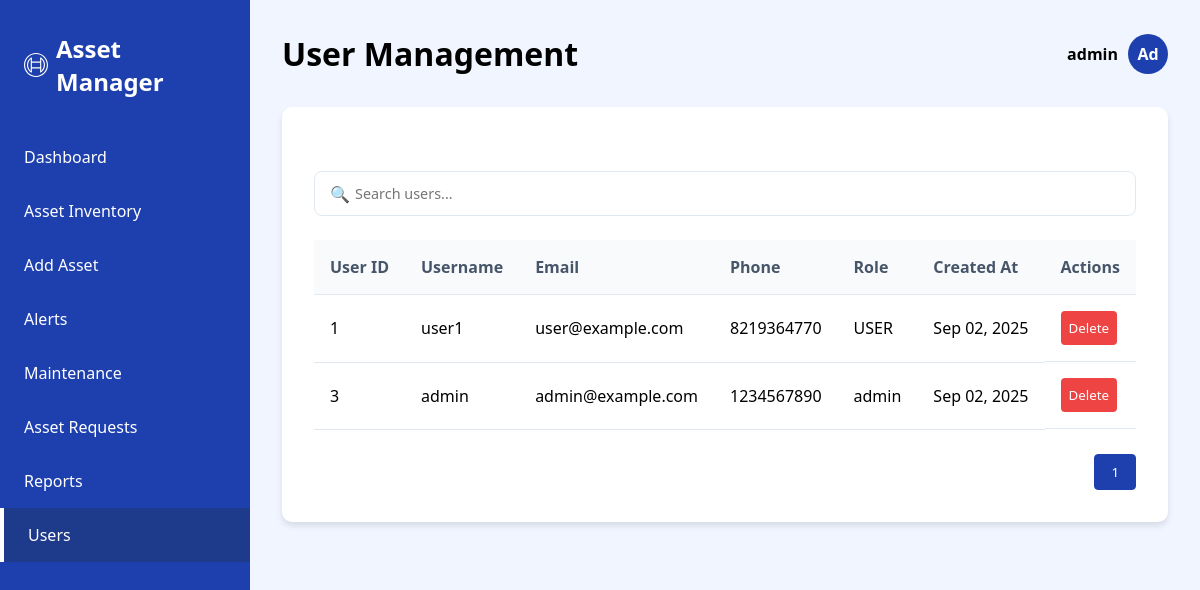
Screenshot of /users/ (signed in) with the database file from the repository.
### app/models.py (models this page shows)
class User(models.Model):
    UserId = models.AutoField(primary_key=True)
    username = models.CharField(max_length=255)
    password_hash = models.CharField(max_length=255)
    email = models.EmailField(unique=True)
    phone = models.CharField(
        max_length=15,
        validators=[RegexValidator(r'^\+?\d{10,15}$', message="Enter a valid phone number.")],
        null=True,
        blank=True
    )
    role = models.CharField(max_length=50, default='USER')
    created_at = models.DateTimeField(default=now)
    last_login = models.DateTimeField(null=True, blank=True)
    REQUIRED_FIELDS = ['email', 'role', 'password']
    def __str__(self):
        return f"UserID: {self.UserId}"
    class Meta:
        db_table = 'user'

### app/views.py (the view)
# urls.py: path('users/', views.user_management, name='user_management'),
def user_management(request):
    user_id = request.session.get('user_id')
    if not user_id:
        return redirect('login')  # Redirect if not logged in
    user = User.objects.get(UserId=user_id)
    user_list = User.objects.all().order_by('UserId')
    page = request.GET.get('page', 1)
    paginator = Paginator(user_list, 10)  # Show 10 users per page
    try:
        users = paginator.page(page)
    except PageNotAnInteger:
        users = paginator.page(1)
    except EmptyPage:
        users = paginator.page(paginator.num_pages)
    context = {
        'users': users,
        'user':user,
    }
    return render(request, 'admin/user_management.html', context)

### templates/admin/user_management.html (shortened to what this page needs)
<!DOCTYPE html>
<html lang="en">
<head>
</head>
<body>
    <div class="dashboard">
        <div class="sidebar">
            <div class="logo" style="display: flex; align-items: center; gap: 0.5rem;">
                <img src="/media/assets/images/logo.svg" alt="Logo" style="width: 24px; height: 24px;">
                <span>Asset Manager</span>
            </div>
            <a href="{% url 'dashboard' %}" class="menu-item">
                <div>Dashboard</div>
            </a>
            <a href="{% url 'Asset Inventory' %}" class="menu-item">
                <div>Asset Inventory</div>
            </a>
            <a href="{% url 'Add Asset' %}" class="menu-item">
                <div>Add Asset</div>
            </a>
            <a href="{% url 'Alerts' %}" class="menu-item {% if request.resolver_match.url_name == 'Alerts' %}active{% endif %}">
                <div>
                    Alerts
                </div>
            </a>
            <a href="{% url 'MaintenancePage' %}" class="menu-item">
                <div>Maintenance</div>
            </a>
            <a href="{% url 'asset_request_tracking' %}" class="menu-item">
                <div>Asset Requests</div>
            </a>
            <a href="{% url 'Reports' %}" class="menu-item">
                <div>Reports</div>
            </a>
            <a href="{% url 'user_management' %}" class="menu-item active">
                <div>Users</div>
            </a>
        </div>
        <div class="main-content">
            <div class="header">
                <h1>User Management</h1>
                <div class="user-info" onclick="openLogoutModal()">
                    <span class="user-name">{{ user.username }}</span>
                    <div class="user-avatar">
                        {{ user.email.0|upper }}{{ user.email.1|lower }}
                    </div>
                </div>
        </div>
            <div class="table-container">
                <div class="filter-bar">
                    <div class="search-box">
                        <input type="text" id="userSearch" placeholder="Search users...">
                    </div>
                </div>
                <table class="users-table">
                    <thead>
                        <tr>
                            <th>User ID</th>
                            <th>Username</th>
                            <th>Email</th>
                            <th>Phone</th>
                            <th>Role</th>
                            <th>Created At</th>
                            <th>Actions</th>
                        </tr>
                    </thead>
                    <tbody>
                        {% for user in users %}
                        <tr>
                            <td>{{ user.UserId }}</td>
                            <td>{{ user.username }}</td>
                            <td>{{ user.email }}</td>
                            <td>{{ user.phone|default:"-" }}</td>
                            <td>{{ user.role }}</td>
                            <td>{{ user.created_at|date:"M d, Y" }}</td>
                            <td class="action-buttons">
                                <button class="btn btn-delete" onclick="confirmDelete({{ user.UserId }})">Delete</button>
                            </td>
                        </tr>
                        {% empty %}
                        <tr>
                            <td colspan="8" style="text-align: center;">No users found.</td>
                        </tr>
                        {% endfor %}
                    </tbody>
                </table>
                <div class="pagination">
                    {% for num in users.paginator.page_range %}
                        {% if num == users.number %}
                            <button class="active">{{ num }}</button>
                        {% else %}
                            <button onclick="location.href='?page={{ num }}'">{{ num }}</button>
                        {% endif %}
                    {% endfor %}
                </div>
            </div>
        </div>
    </div>
</body>
</html>

### templates/admin/user_management.html (style rules this page uses)
* { margin: 0; padding: 0; box-sizing: border-box; font-family: 'Segoe UI', Tahoma, Geneva, Verdana, sans-serif; }
.header { display: flex; justify-content: space-between; align-items: center; margin-bottom: 2rem; }
.user-info { position: relative; display: flex; align-items: center; gap: 10px; }
.user-avatar { display: inline-block; width: 40px; height: 40px; background-color: #1e40af; color: white; text-align: center; line-height: 40px; border-radius: 50%; font-weight: bold; transition: transform 0.3s ease; }
.user-name { font-weight: bold; transition: transform 0.3s ease; }
.dashboard { display: flex; min-height: 100vh; }
.sidebar { width: 250px; background: #1e40af; color: white; padding: 2rem 0; box-shadow: 2px 0 5px rgba(0, 0, 0, 0.1); }
.sidebar a { text-decoration: none; color: inherit; display: block; }
.logo { padding: 0 1.5rem; margin-bottom: 2rem; font-size: 1.5rem; font-weight: bold; display: flex; align-items: center; gap: 0.5rem; }
.menu-item { padding: 1rem 1.5rem; cursor: pointer; transition: background 0.3s, border-left 0.3s; display: flex; align-items: center; gap: 0.75rem; }
.menu-item.active { background: #1e3a8a; border-left: 4px solid white; }
.main-content { flex: 1; background: #f0f5ff; padding: 2rem; }
.table-container { background: white; padding: 2rem; border-radius: 10px; box-shadow: 0 4px 6px rgba(0, 0, 0, 0.1); width: 100%; }
.filter-bar { display: flex; justify-content: space-between; margin-bottom: 1.5rem; gap: 1rem; }
.search-box { flex: 1; position: relative; }
.search-box input { width: 100%; padding: 0.75rem 1rem 0.75rem 2.5rem; border: 1px solid #e2e8f0; border-radius: 8px; font-size: 0.9rem; }
.search-box::before { content: "🔍"; position: absolute; left: 1rem; top: 50%; transform: translateY(-50%); color: #64748b; }
.users-table { width: 100%; border-collapse: collapse; }
.users-table th, .users-table td { text-align: left; padding: 1rem; border-bottom: 1px solid #e2e8f0; }
.users-table th { background-color: #f8fafc; color: #475569; font-weight: 600; }
.action-buttons { display: flex; gap: 0.5rem; }
.btn { padding: 0.5rem; border: none; border-radius: 4px; cursor: pointer; transition: all 0.2s ease; }
.btn-delete { background-color: #ef4444; color: white; }
.pagination { display: flex; justify-content: flex-end; align-items: center; margin-top: 1.5rem; gap: 0.5rem; }
.pagination button { background-color: #f1f5f9; border: 1px solid #e2e8f0; padding: 0.5rem 1rem; border-radius: 4px; cursor: pointer; }
.pagination button.active { background-color: #1e40af; color: white; border-color: #1e40af; }

### rows the page displays
User: username "admin", email.0 "A", email.1 "d", UserId "3", email "admin@example.com", phone "1234567890", role "admin", created_at "Sep 02, 2025"
User: UserId "1", username "user1", email "user@example.com", phone "8219364770", role "USER", created_at "Sep 02, 2025"

### other values shown
{{ num }} "1"
